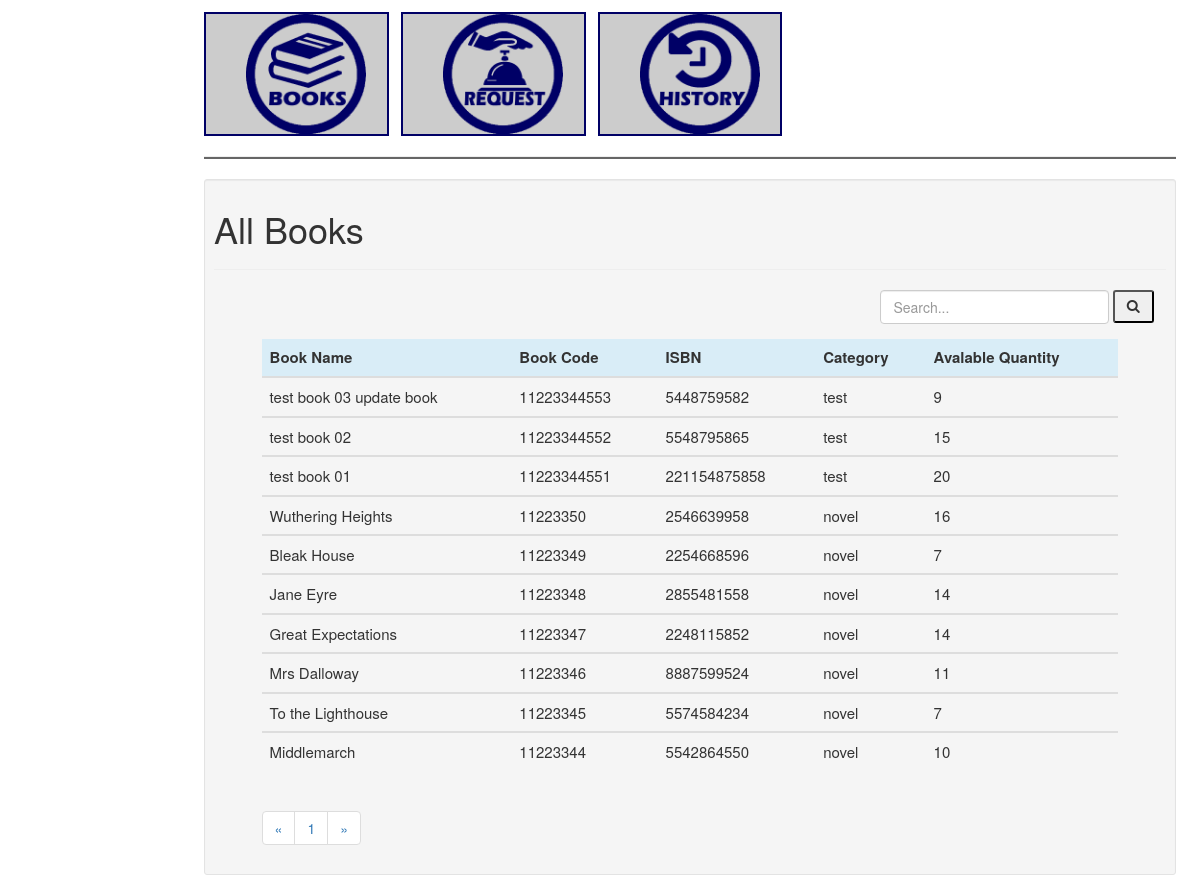
The page /member_side/books/all_books.php on the database its author committed.
### tables this page shows
CREATE TABLE `books_data` (
  `b_id` int(11) NOT NULL,
  `b_item_code` varchar(200) NOT NULL,
  `b_item_name` varchar(200) NOT NULL,
  `b_item_category` varchar(200) NOT NULL,
  `b_item_quantity` text NOT NULL,
  `b_item_isbn` text NOT NULL
);

### member_side/books/all_books.php (the view, shortened to what this page needs)
<?php
include '../../connection/db_connection.php';
?>
<html>
    <head>
        <link href="../../css/styles_all.css" rel="stylesheet" type="text/css"/>
        <link href="../../font-awesome-4.7.0/css/font-awesome.min.css" rel="stylesheet" type="text/css"/>
        <link href="../../bootstrap/css/bootstrap.min.css" rel="stylesheet" type="text/css"/>
    </head>
    <body>
        <?php
            include '../member_main/header_member.php';
        ?>
        <div class="container well well-sm" style="margin-left: 17%; width: 81%">
            <h1>All Books</h1><hr>
            <div class="form-group" style="margin-left: 70%;">
                <form action="all_books.php" method="POST" class="form-inline">
                    <input type="text" placeholder="Search..." name="search" class="form-control" style="width:80%;">
                    <button type="submit" class="btn-group-lg" style="padding: 7px 12px 8px 12px; border-radius: 3px;"><i class="fa fa-search"></i></button>
                </form>
            </div>
            <?php
                    $results_per_page = 10;
                    if (isset($_GET["page"])) {
                         $page  = $_GET["page"];
                    } else {
                        $page=1;
                        }
                    $start_from = ($page-1) * $results_per_page;
               $sql = "SELECT * FROM books_data ORDER BY b_id DESC LIMIT $start_from, ".$results_per_page;
               $result = $conn->query($sql);
                    echo "<div class='table-responsive'>";
                    echo "<table class='table' style='font-size: 15px; width: 90%; margin-left:5%;'>";
                    echo "<thead>";
                    echo "<tr class='info'><th>Book Name</th><th>Book Code</th><th>ISBN</th>"
                       . "<th>Category</th><th>Avalable Quantity</th>";
                    echo "</thead>";
                    include './search_books.php';
                     while($row = $result->fetch_assoc()){
                             echo "<tbody><tr class='active'><td>";
                             echo $row["b_item_name"];
                             echo "</td><td>";
                             echo $row["b_item_code"];
                             echo "</td><td>";
                             echo $row["b_item_isbn"];
                             echo "</td><td>";
                             echo $row["b_item_category"];
                             echo "</td><td>";
                             echo $row["b_item_quantity"];
                             echo "</td></tr>";
                             echo "</tbody>";
                        }
                             echo "</table>";
                             echo "</div>";
                                $sql1 = "SELECT COUNT(b_id) AS total FROM books_data";
                                $result1 = $conn->query($sql1);
                                $row1 = $result1->fetch_assoc();
                                $total_pages = ceil($row1["total"] / $results_per_page);
                            ?>
                    <ul class="pagination" style="margin-left: 5%">
                        <li><a href="all_books.php?page=<?php echo $i; ?>">&laquo;</a></li>
                        <li>
                         <?php
                      for ($i=1; $i<=$total_pages; $i++) {
                       echo "<a href='all_books.php?page=".$i."'";
                       if ($i==$page){  echo " class='curPage'";}
                       echo ">".$i."</a> ";
                          }
                          ?>
                         </li>
                         <li><a href="all_books.php?page=<?php echo $i; ?>">&raquo;</a></li>
                    </ul>
        </div>
    </body>
</html>

### css/styles_all.css (style rules this page uses)
body { margin: 0; font-family: Arial, Helvetica, sans-serif; background-color: #ffffff; }

### rows shown on the page
books_data: b_item_name "test book 03 update book", b_item_code "11223344553", b_item_isbn "5448759582", b_item_category "test", b_item_quantity "9"
books_data: b_item_name "test book 02", b_item_code "11223344552", b_item_isbn "5548795865", b_item_category "test", b_item_quantity "15"
books_data: b_item_name "test book 01", b_item_code "11223344551", b_item_isbn "221154875858", b_item_category "test", b_item_quantity "20"
books_data: b_item_name "Wuthering Heights", b_item_code "11223350", b_item_isbn "2546639958", b_item_category "novel", b_item_quantity "16"
books_data: b_item_name "Bleak House", b_item_code "11223349", b_item_isbn "2254668596", b_item_category "novel", b_item_quantity "7"
books_data: b_item_name "Jane Eyre", b_item_code "11223348", b_item_isbn "2855481558", b_item_category "novel", b_item_quantity "14"
books_data: b_item_name "Great Expectations", b_item_code "11223347", b_item_isbn "2248115852", b_item_category "novel", b_item_quantity "14"
books_data: b_item_name "Mrs Dalloway", b_item_code "11223346", b_item_isbn "8887599524", b_item_category "novel", b_item_quantity "11"
books_data: b_item_name "To the Lighthouse", b_item_code "11223345", b_item_isbn "5574584234", b_item_category "novel", b_item_quantity "7"
books_data: b_item_name "Middlemarch", b_item_code "11223344", b_item_isbn "5542864550", b_item_category "novel", b_item_quantity "10"
